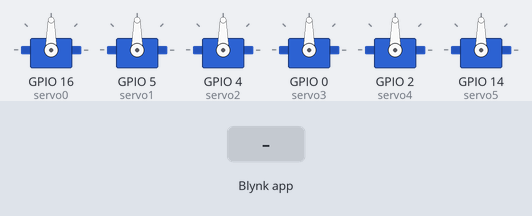
A sketch run on a simulated ESP8266 (NodeMCU). Shown: 6 × servo. The inputs (shaded band) are chosen by the test bench. WiFi joins after 1.5 s; servers stay silent unless stated.

Above: at 4.5 s.
4.6 s: Blynk app writes 1 to V0
At 5.5 s:
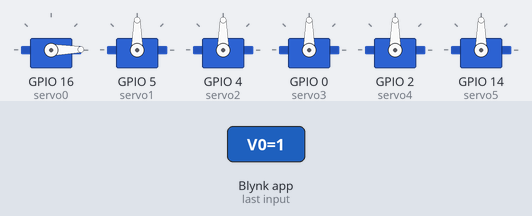
6.1 s: Blynk app writes 200 to V0
At 6.6 s:
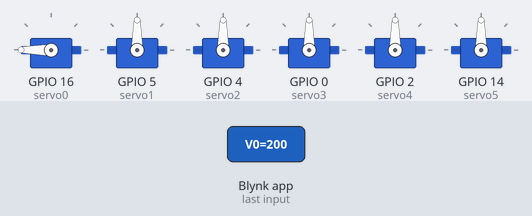
7.6 s: Blynk app writes 1 to V1
At 8.8 s:
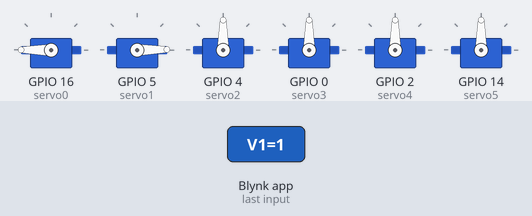
9.1 s: Blynk app writes 0 to V0
At 10.1 s:
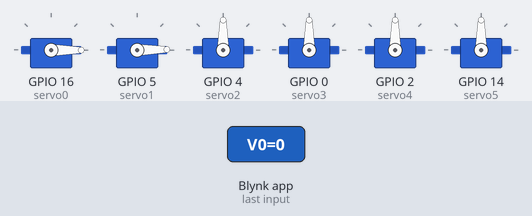
10.6 s: Blynk app writes 200 to V1
At 11.2 s:
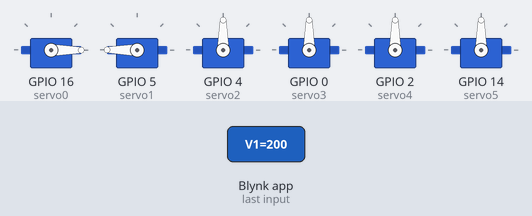
12.1 s: Blynk app writes 1 to V2
At 12.4 s:
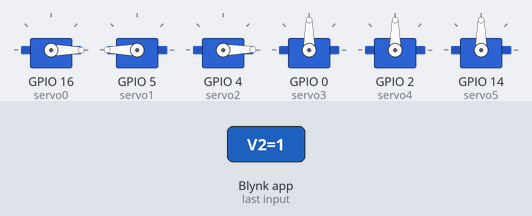
Timing chart, 0 to 14.6 s (numbered marks = the images above; inputs shaded):
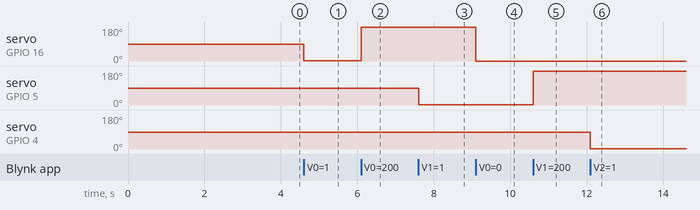

Measured:
- after the input at 4.6 s, servo on GPIO 16 (servo0): 90° → 1° at once
- after the input at 6.1 s, servo on GPIO 16 (servo0): 1° → 180° at once
- after the input at 7.6 s, servo on GPIO 5 (servo1): 90° → 1° at once
- after the input at 9.1 s, servo on GPIO 16 (servo0): 180° → 0° at once
- after the input at 10.6 s, servo on GPIO 5 (servo1): 1° → 180° at once
- after the input at 12.1 s, servo on GPIO 4 (servo2): 90° → 1° at once

The sketch:

WIFI.ino
```cpp
#define BLYNK_TEMPLATE_ID           "TMPLAe498oi1"
#define BLYNK_DEVICE_NAME           "SAI"
#define BLYNK_AUTH_TOKEN            "w3_eLtcnq3bL4KAGoSybTp7N1qbXixcI"
#define BLYNK_PRINT Serial

#include <ESP8266WiFi.h>
#include <BlynkSimpleEsp8266.h>
#include<Servo.h>

char auth[] = BLYNK_AUTH_TOKEN;
char ssid[] = "SAI";
char pass[] = "12341234";

Servo servo0;
Servo servo1;
Servo servo2;
Servo servo3;
Servo servo4;
Servo servo5;
  BLYNK_WRITE(V0){
  servo0.write(param.asInt());
  }
  BLYNK_WRITE(V1){
  servo1.write(param.asInt());
  }
  BLYNK_WRITE(V2){
  servo2.write(param.asInt());
  }
  BLYNK_WRITE(V3){
  servo3.write(param.asInt());
  }
  BLYNK_WRITE(V4){
  servo4.write(param.asInt());
  }
  BLYNK_WRITE(V5){
  servo5.write(param.asInt());
  }
void setup() {
  Blynk.begin(auth,ssid,pass);
  servo0.attach(16,500,2400);
   Blynk.begin(auth,ssid,pass);
  servo1.attach(5);
   Blynk.begin(auth,ssid,pass);
  servo2.attach(4,500,2400);
   Blynk.begin(auth,ssid,pass);
  servo3.attach(0,500,2400);
   Blynk.begin(auth,ssid,pass);
  servo4.attach(2,500,2400);
   Blynk.begin(auth,ssid,pass);
  servo5.attach(14,500,2400);
}

void loop() {
 Blynk.run();
}
```
